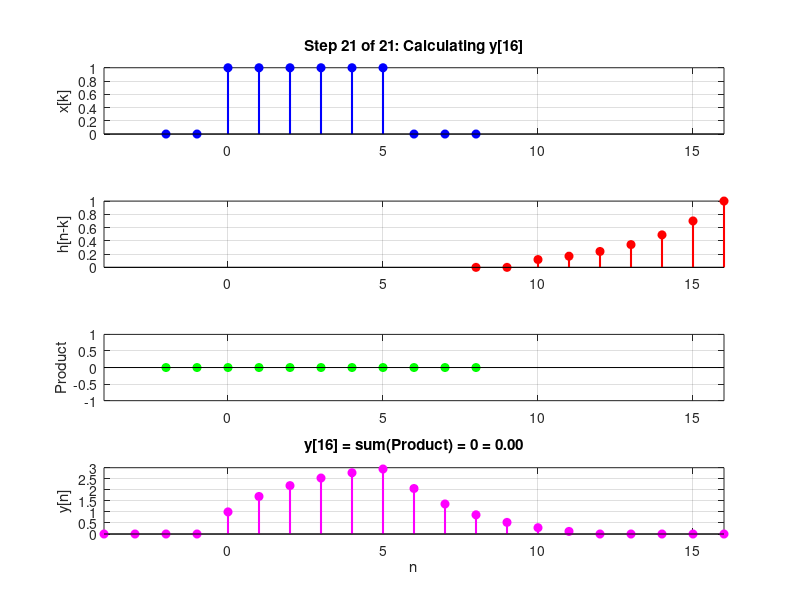

Write the MATLAB code that produced this figure.
% --- Step-by-Step Discrete Convolution with Calculations ---
% Clear environment
clear; clc; close all;

% 1. DEFINE SIGNALS
% Define index k for the signals
k = -2:8; %diubah dari -2:10
% Signal x[k] (e.g., a rectangular pulse)
x = (k >= 0 & k <= 5);%diubah batas k nya
% Signal h[k] (e.g., a decaying ramp)
h = (0.7).^k .* (k >= 0 & k <= 6);%diubah dari 0.8

% 2. INITIALIZE FOR CONVOLUTION
% The output signal y[n] will exist from the sum of the starting indices
% to the sum of the ending indices.
n_start = k(1) + k(1);
n_end = k(end) + k(end);
n = n_start:n_end;
y = zeros(1, length(n));

% Flip h[k] to get h[-k] for the convolution process
h_flipped = fliplr(h);
k_flipped = -fliplr(k);

% 3. PERFORM CONVOLUTION STEP-BY-STEP
figure('Name', 'Discrete Convolution Steps', 'Position', [100, 100, 900, 700]);

for i = 1:length(n)
    current_n = n(i);

    % Clear the plot for the new step
    clf;

    % --- Visualization ---
    % Plot original x[k]
    subplot(4, 1, 1);
    stem(k, x, 'b', 'filled', 'LineWidth', 1.5);
    title(['Step ', num2str(i), ' of ', num2str(length(n)), ': Calculating y[', num2str(current_n), ']']);
    ylabel('x[k]');
    grid on;
    xlim([n_start, n_end]);

    % Plot flipped and shifted h[n-k]
    subplot(4, 1, 2);
    % The shifted index for h_flipped is k_flipped + current_n
    stem(k_flipped + current_n, h_flipped, 'r', 'filled', 'LineWidth', 1.5);
    ylabel('h[n-k]');
    grid on;
    xlim([n_start, n_end]);

    % --- Calculation ---
    % Find overlapping indices for multiplication
    [k_common, ix, ih] = intersect(k, k_flipped + current_n);

    % Initialize product array
    product = zeros(1, length(k));
    if ~isempty(k_common)
        % Perform element-wise multiplication on the overlap
        product(ix) = x(ix) .* h_flipped(ih);
    end

    % Calculate the sum to get the convolution result for this n
    y(i) = sum(product);

    % --- More Visualization ---
    % Plot the product x[k]h[n-k]
    subplot(4, 1, 3);
    stem(k, product, 'g', 'filled', 'LineWidth', 1.5);
    ylabel('Product');
    grid on;
    xlim([n_start, n_end]);

    % Plot the resulting signal y[n] as it's being built
    subplot(4, 1, 4);
    stem(n, y, 'm', 'filled', 'LineWidth', 1.5);

    % --- Display Calculation on Plot ---
    % Create the string showing the summation
    non_zero_elements = product(product ~= 0);
    if isempty(non_zero_elements)
        sum_str = '0';
    else
        % Create a string like "0.8 + 0.64 + ..."
        sum_str = strjoin(arrayfun(@(val) sprintf('%.2f', val), non_zero_elements, 'UniformOutput', false), ' + ');
    end
    calc_title = sprintf('y[%d] = sum(Product) = %s = %.2f', current_n, sum_str, y(i));
    title(calc_title);

    ylabel('y[n]');
    xlabel('n');
    grid on;
    xlim([n_start, n_end]);

    % Pause to allow viewing of the current step
    pause(1.5);
end

% Display final result in the command window
disp('Final convolved signal y[n]:');
disp(y);
